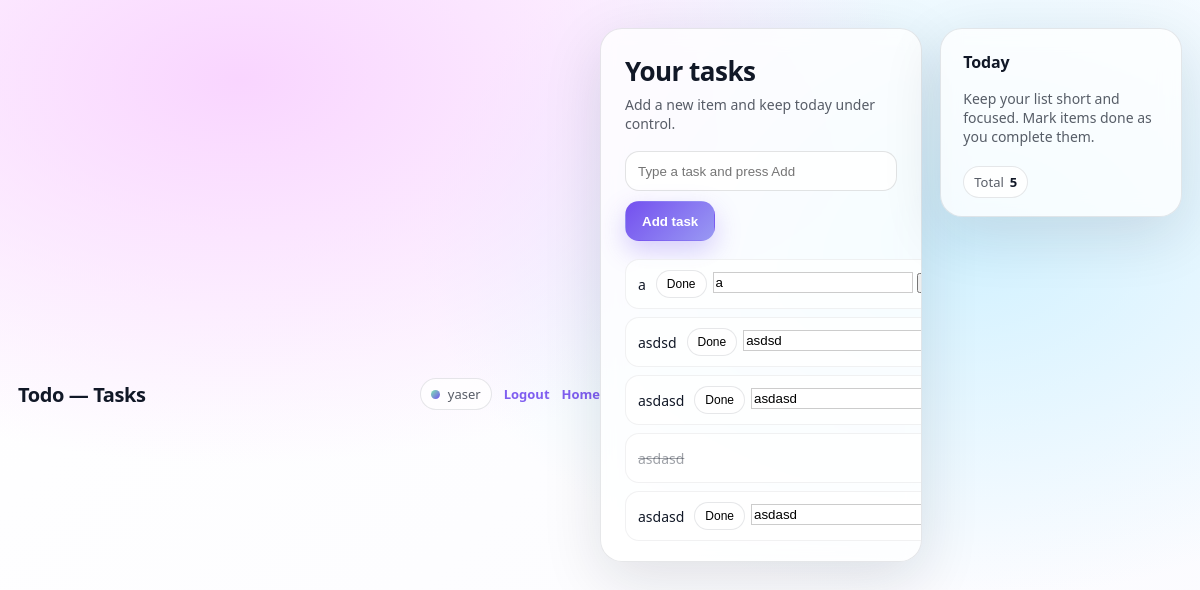
Page /tasks (signed in) on the committed database.
### tables this page shows
CREATE TABLE tasks (
        id INTEGER PRIMARY KEY AUTOINCREMENT,
        user_id INTEGER NOT NULL,
        task TEXT NOT NULL,
        created_at TEXT DEFAULT CURRENT_TIMESTAMP, done INTEGER NOT NULL  DEFAULT 0,
        FOREIGN KEY (user_id) REFERENCES users(id) ON DELETE CASCADE
    );

### app/TaskController.php (called while the page is built, shortened)
<?php
class TaskController
{
    private PDO $pdo;
    public function __construct() {
        $dbPath = __DIR__ . "/../database/app.db";
        $this->pdo = new PDO("sqlite:" . $dbPath);
        $this->pdo->setAttribute(PDO::ATTR_ERRMODE, PDO::ERRMODE_EXCEPTION);
        $this->pdo->exec('PRAGMA foreign_keys = ON;');
    }
    public function list() {
        $userId = (int) Session::get('user_id');
        $stmt = $this->pdo->prepare(
            'SELECT id, task, done, created_at
             FROM tasks
             WHERE user_id = :user_id
             ORDER BY created_at DESC, id DESC'
        );
        $stmt->execute([':user_id' => $userId]);
        $tasks = $stmt->fetchAll(PDO::FETCH_ASSOC) ?: [];
        return require_once __DIR__ . "/../views/tasks.php";
    }
}

### route/router.php (called while the page is built, shortened)
<?php
class Route
{
    protected static $routes = ['GET' => [], 'POST' => []];
    public static function get($path, $action) {
        static::$routes['GET'][$path] = $action;
    }
    public static function post($path, $action) {
        static::$routes['POST'][$path] = $action;
    }
    public static function dispatch($method, $uri) {
        $method = strtoupper($method);
        $handler = static::$routes[$method][$uri];
        $method = $handler[1];
        try{
            $controller = new $controller();
            $controller->$method();
        } catch(Exception $e){
            http_response_code(500);
            die("500 | Server error");
        }
    }
}

### public/index.php (called while the page is built, shortened)
<?php
$uri = parse_url($_SERVER['REQUEST_URI'], PHP_URL_PATH);
require_once __DIR__ . '/../route/router.php';
Route::dispatch($method, $uri);

### views/tasks.php (the view, shortened to what this page needs)
<?php
$username = $_SESSION['username'] ?? 'Guest';
?>
<!doctype html>
<html lang="en">
<head>
</head>
<body>
<header class="app-header">
  <div class="app-title">Todo — Tasks</div>
  <div style="display:flex;align-items:center;gap:12px;">
    <div class="user-chip">
      <span class="badge-dot"></span>
      <span><?php echo htmlspecialchars($username, ENT_QUOTES, 'UTF-8'); ?></span>
    </div>
    <a class="link" href="/logout">Logout</a>
    <a class="link" href="/">Home</a>
  </div>
</header>
<main class="shell">
  <section class="card tasks-main" aria-label="Tasks">
    <h1>Your tasks</h1>
    <p>Add a new item and keep today under control.</p>
    <form class="new-task" action="/tasks" method="post">
      <input
        type="text"
        name="task"
        placeholder="Type a task and press Add"
        required
      />
      <button type="submit">Add task</button>
    </form>
    <ul class="task-list">
      <?php if (!empty($tasks) && is_array($tasks)): ?>
        <?php foreach ($tasks as $task): ?>
          <li class="task-item">
            <div class="task-text <?php echo $task['done'] ? 'done' : ''; ?>">
              <?php echo htmlspecialchars($task['task'], ENT_QUOTES, 'UTF-8'); ?>
            </div>
            <div class="task-actions">
              <?php if (!$task['done']): ?>
                <form action="/tasks/done" method="post" style="margin:0;">
                  <button class="btn-icon" type="submit">Done</button>
                </form>
                <form method="POST" action="/tasks/update" style="display: inline;">
                    <input type="text" name="task" value="<?= htmlspecialchars($task['task']) ?>"
                          style="width: 200px; border: 1px solid #ccc; padding: 2px;">
                    <button type="submit" style="font-size: 12px;">Update</button>
                </form>
              <?php endif; ?>
            </div>
          </li>
        <?php endforeach; ?>
      <?php endif; ?>
    </ul>
  </section>
  <aside class="card summary-card" aria-label="Summary">
    <h2>Today</h2>
    <p>Keep your list short and focused. Mark items done as you complete them.</p>
    <div style="display:flex;flex-wrap:wrap;gap:8px;margin-top:8px;">
      <div class="pill">
        Total
        <span><?php echo !empty($tasks) ? count($tasks) : 0; ?></span>
      </div>
    </div>
  </aside>
</main>
</body>
</html>

### views/tasks.php (style rules this page uses)
:root { --bg-1: #D1F1FF; --bg-2: #F9D5FF; --card: rgba(255,255,255,.78); --stroke: rgba(17,24,39,.10); --text: #111827; --muted: rgba(17,24,39,.70); --primary: #7450EF; --primary-2: #9999F3; --success: #7FE5B2; --danger: #E24B6A; --shadow: 0 18px 60px rgba(17,24,39,.12); --radius: 22px; }
* { box-sizing: border-box; }
body { margin: 0; min-height: 100vh; font-family: ui-sans-serif, system-ui, -apple-system, Segoe UI, Roboto, Arial; color: var(--text); background: radial-gradient(1200px 700px at 20% 10%, var(--bg-2), transparent 55%), radial-gradient(900px 600px at 80% 30%, var(--bg-1), transparent 60%), linear-gradient(135deg, #ffffff, #fbfbff); display: flex; justify-content: center; padding: 28px 18px; }
.shell { width: min(960px, 100%); display: grid; grid-template-columns: 1.2fr .9fr; gap: 18px; align-items: start; }
.card { background: var(--card); border-radius: var(--radius); border: 1px solid var(--stroke); box-shadow: var(--shadow); backdrop-filter: blur(10px); -webkit-backdrop-filter: blur(10px); overflow: hidden; }
header.app-header { width: min(960px, 100%); margin: 0 auto 12px; display: flex; align-items: center; justify-content: space-between; gap: 12px; }
.app-title { font-size: 20px; font-weight: 700; letter-spacing: -0.02em; }
.user-chip { display: inline-flex; align-items: center; gap: 8px; padding: 6px 10px; border-radius: 999px; border: 1px solid var(--stroke); background: rgba(255,255,255,.7); font-size: 13px; color: var(--muted); }
.badge-dot { width: 9px; height: 9px; border-radius: 50%; background: linear-gradient(135deg, var(--success), var(--primary)); }
a.link { color: rgba(116,80,239,.92); text-decoration: none; font-weight: 600; font-size: 13px; }
.tasks-main { padding: 24px 24px 20px; }
.tasks-main h1 { margin: 0 0 6px; font-size: 26px; letter-spacing: -0.02em; }
.tasks-main p { margin: 0 0 18px; color: var(--muted); font-size: 14px; }
form.new-task { display: flex; gap: 10px; margin-bottom: 18px; flex-wrap: wrap; }
form.new-task input[type="text"] { flex: 1 1 260px; padding: 10px 12px; border-radius: 14px; border: 1px solid rgba(17,24,39,.12); background: rgba(255,255,255,.82); min-height: 40px; outline: none; transition: border-color .12s ease, box-shadow .12s ease; }
form.new-task button { border-radius: 14px; border: 1px solid transparent; padding: 10px 16px; min-height: 40px; font-weight: 600; cursor: pointer; color: #fff; background: linear-gradient(135deg, var(--primary), var(--primary-2)); box-shadow: 0 10px 26px rgba(116,80,239,.28); transition: transform .1s ease, box-shadow .1s ease; }
ul.task-list { list-style: none; padding: 0; margin: 0; display: grid; gap: 8px; }
.task-item { display: flex; align-items: center; justify-content: space-between; gap: 10px; padding: 10px 12px; border-radius: 14px; border: 1px solid rgba(17,24,39,.06); background: rgba(255,255,255,.72); }
.task-text { font-size: 14px; line-height: 1.5; }
.task-text.done { text-decoration: line-through; color: rgba(17,24,39,.4); }
.task-actions { display: inline-flex; gap: 6px; flex-shrink: 0; }
.btn-icon { border-radius: 999px; padding: 6px 10px; border: 1px solid rgba(17,24,39,.10); background: rgba(255,255,255,.9); font-size: 12px; cursor: pointer; }
.summary-card { padding: 22px 22px 18px; display: grid; gap: 12px; }
.summary-card h2 { margin: 0 0 4px; font-size: 16px; letter-spacing: -0.01em; }
.summary-card p { margin: 0; font-size: 14px; color: var(--muted); }
.pill { display: inline-flex; align-items: center; gap: 6px; padding: 6px 10px; border-radius: 999px; border: 1px solid var(--stroke); background: rgba(255,255,255,.8); font-size: 13px; color: var(--muted); }
.pill span { font-weight: 600; color: var(--text); }

### rows in the picture
tasks: task "a"
tasks: task "asdsd"
tasks: task "asdasd"
tasks: task "asdasd"
tasks: task "asdasd"

### other values in the picture
$username "yaser"
count($tasks) "5"
